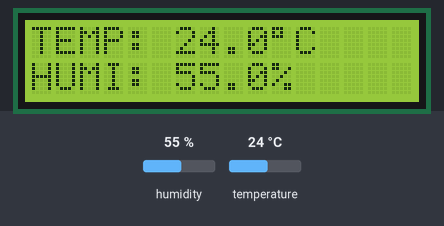
The sketch below on a simulated Arduino Uno, built with avr-gcc and run on an emulated ATmega328P. Shown: 16×2 character LCD. The test bench sets the inputs (shaded band); at power-on: humidity 55 %, temperature 24 °C. What the sketch prints to the serial monitor is not drawn.

Above: at 4.7 s.
4.8 s: humidity set to 22 %
At 17.1 s:
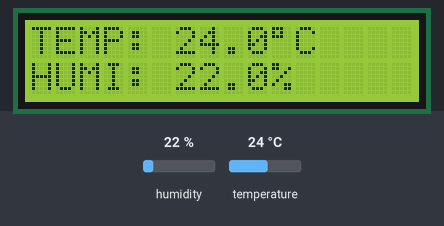
17.6 s: humidity set to 66 %
At 28.8 s:
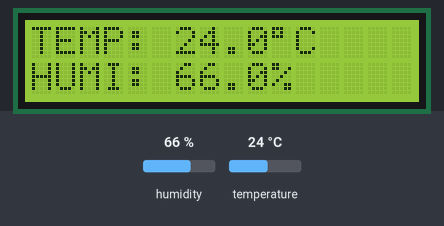
31.6 s: humidity set to 69 %
At 44.5 s:
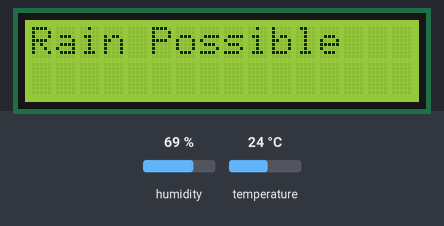
44.8 s: temperature set to 12 °C
At 58.7 s:
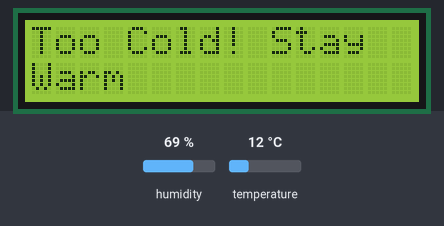
58.8 s: temperature set to 19 °C
At 71.4 s:
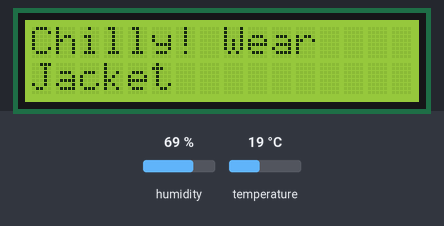
72.0 s: temperature set to 28 °C
At 83.2 s:
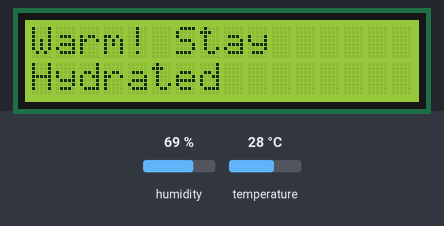
Timing chart, 0 to 84.7 s (numbered marks = the images above; inputs shaded):
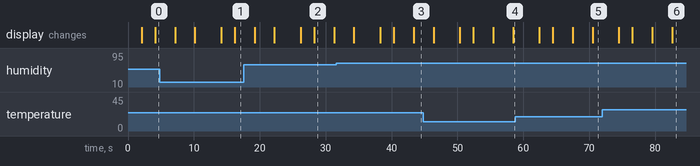

The sketch:

Temp_Humi.ino
```cpp
#include <Adafruit_Sensor.h>
#include <DHT.h>
#include <DHT_U.h>
#include <Wire.h>
#include <LiquidCrystal_I2C.h>

// Define DHT sensor pin and type
#define DHTPIN 4
#define DHTTYPE DHT11

DHT_Unified dht(DHTPIN, DHTTYPE);
LiquidCrystal_I2C lcd(0x27, 16, 2);

void setup() {
  Serial.begin(9600);
  dht.begin();

  lcd.init();           // Initialize the LCD
  lcd.backlight();      // Turn on backlight
  lcd.setCursor(2, 0);
  lcd.print("WELLCOME..!");
  delay(2000);
  lcd.clear();
  lcd.print("TEMP & HUMIDITY ");

}

void loop() {
  delay(2000);
  lcd.clear();

  sensors_event_t tempEvent, humidEvent;
  dht.temperature().getEvent(&tempEvent);
  dht.humidity().getEvent(&humidEvent);

  if (isnan(tempEvent.temperature) || isnan(humidEvent.relative_humidity)) {
    Serial.println("Sensor error!");
    lcd.setCursor(0, 0);
    lcd.print("Sensor Error!");
    delay(2000);
    return;
  }

  float temp = tempEvent.temperature;
  float humidity = humidEvent.relative_humidity;

  // Display temperature and humidity
  lcd.setCursor(0, 0);
  lcd.print("TEMP: ");
  lcd.print(temp, 1);
  lcd.write(223); // degree symbol
  lcd.print("C");

  lcd.setCursor(0, 1);
  lcd.print("HUMI: ");
  lcd.print(humidity, 1);
  lcd.print("%");

  // Serial output
  Serial.print("Temperature: ");
  Serial.print(temp);
  Serial.println(" °C");
  Serial.print("Humidity: ");
  Serial.print(humidity);
  Serial.println(" %");

  delay(3000);
  lcd.clear();

  // Forecast based on humidity
  lcd.setCursor(0, 0);
  if (humidity >= 90) {
    lcd.print("Rain Likely");
    Serial.println("Forecast: Rain likely");
  } else if (humidity >= 68) {
    lcd.print("Rain Possible");
    Serial.println("Forecast: Rain possible");
  } else {
    lcd.print("No Rain");
    Serial.println("Forecast: No rain");
  }

  delay(3000);
  lcd.clear();

  // Comment based on temperature
  lcd.setCursor(0, 0);
  if (temp <= 15) {
    lcd.print("Too Cold! Stay");
    lcd.setCursor(0, 1);
    lcd.print("Warm");
    Serial.println("Comment: Too Cold! Stay Warm");
  } else if (temp <= 20) {
    lcd.print("Chilly! Wear");
    lcd.setCursor(0, 1);
    lcd.print("Jacket");
    Serial.println("Comment: Chilly! Wear Jacket");
  } else if (temp <= 27) {
    lcd.print("Comfortable");
    lcd.setCursor(0, 1);
    lcd.print("Temperature");
    Serial.println("Comment: Comfortable Temperature");
  } else if (temp <= 34) {
    lcd.print("Warm! Stay");
    lcd.setCursor(0, 1);
    lcd.print("Hydrated");
    Serial.println("Comment: Warm! Stay Hydrated");
  } else {
    lcd.print("Too Hot! Stay");
    lcd.setCursor(0, 1);
    lcd.print("Cool");
    Serial.println("Comment: Too Hot! Stay Cool");
  }

  delay(4000);
  lcd.clear();
}
```

Measured:
- the behaviour switches between 67 and 68 % on humidity (found by bisection; images 2 and 3)
- what the display in image 2 shows lasts 3.0 s, from 28.3 s to 31.3 s
